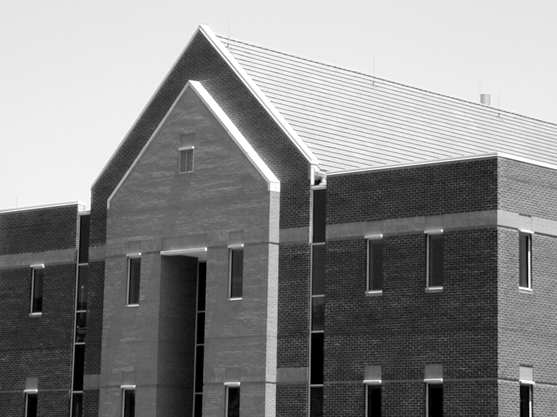
#> input picture lab9/dom.png, 557 x 417 px
$ jupyter execute 09_Canny_HW.ipynb
#> lines starting #> are read from the running program, lines starting #| are printed output that depends on the picture
## Zadanie domowe - Algorytm Canny'ego

Celem zadania domowego jest wykonanie pełnej implementacji algorytmu Canny'ego.

W ramach ćwiczenia w trakcie laboratorium wyznaczono obrazy $g_{NH}$ i $g_{NL}$.
Dla przypomnienia:
Można powiedzieć, że na obrazie $g_{NH}$ są "pewne" krawędzie.
Natomiast na $g_{NL}$ "potencjalne".
Często krawędzie "pewne" nie są ciągłe.
Wykorzystuje się więc krawędzie "potencjalne", aby uzupełnić nieciągłości.
Procedura wygląda następująco:
1. Stwórz stos zawierający wszystkie piksele zaznaczone na obrazie $g_{NH}$.
W tym celu wykorzystaj listę współrzędnych `[row, col]`.
Do pobrania elementu z początku służy metoda `list.pop()`.
Do dodania elementu na koniec listy służy metoda `list.append(new)`.
2. Stwórz obraz, który będzie zawierał informację czy dany piksel został już odwiedzony.
3. Stwórz obraz, który zawierać będzie wynikowe krawędzie.
Jej rozmiar jest równy rozmiarowi obrazu.
4. Wykonaj pętlę, która będzie pobierać elementy z listy, dopóki ta nie będzie pusta.
W tym celu najlepiej sprawdzi się pętla `while`.
    - W każdej iteracji pobierz element ze stosu.
    - Sprawdź, czy dany element został już odwiedzony.
    - Jeśli nie został, to:
        - Oznacz go jako odwiedzony,
        - Oznacz piksel jako krawędź w wyniku,
        - Sprawdź otoczenie piksela w obrazie $g_{NL}$,
        - Dodaj do stosu współrzędne otoczenia, które zawierają krawędź.
        Można to wykonać np. pętlą po stworzonym otoczeniu.
7. Wyświetl obraz oryginalny, obraz $g_{NH}$ oraz obraz wynikowy.
8. Porównaj wynik algorytmu z wynikiem OpenCV.

Pomocnicze obrazy $g_{NH}$ i $g_{NL}$ zostały wprowadzone dla uproszczenia opisu.
Algorytm można zaimplementować w bardziej "zwarty" sposób.

Na podstawie powyższego opisu zaimplementuj pełny algorytm Canny'ego.

[cell 1]
import cv2
from matplotlib import pyplot as plt
import numpy as np
import math
import os

if not os.path.exists("dom.png") :
    !wget https://raw.githubusercontent.com/vision-agh/poc_sw/master/09_Canny/dom.png --no-check-certificate

[cell 2]
def my_canny(image, t_low, t_high):

    image_filtered = cv2.GaussianBlur(image, (5, 5), 0)

    Sobel1 = np.array([[-1, 0, 1], [-2, 0, 2], [-1, 0, 1]])
    Sobel2 = np.array([[1, 2, 1], [0, 0, 0], [-1, -2, -1]])

    Gx = cv2.filter2D(image_filtered, -1, Sobel1)
    Gy = cv2.filter2D(image_filtered, -1, Sobel2)

    M = np.sqrt(Gx**2+Gy**2)

    alpha_rad = np.arctan2(Gy, Gx)
    alpha_deg = alpha_rad*180/np.pi
    alpha_deg[alpha_deg < 0] += 180

    directions = np.zeros(shape=image.shape)

    for i in range(image.shape[0]):
        for j in range(image.shape[1]):
            if (0 <= alpha_deg[i,j] < 22.5) or (157.5 <= alpha_deg[i,j] <= 180):
                directions[i, j] = 0
            elif (22.5 <= alpha_deg[i,j] < 67.5):
                directions[i, j] = 45
            elif (67.5 <= alpha_deg[i,j] < 112.5):
                directions[i, j] = 90
            elif (112.5 <= alpha_deg[i,j] < 157.5):
                directions[i, j] = 135

    gN = nonmax(directions, M)
    gNh = gN >= t_high
    gNl = np.where(np.logical_and(t_high > gN, gN >= t_low), 1, 0)

    stack = []
    for i in range(1, image.shape[0]-1):
        for j in range(1, image.shape[1]-1):
            if gNh[i, j] == 1:
                stack.append([i, j])

    visited = np.zeros(shape=image.shape)
    result_edges = np.zeros(shape=image.shape)
    while stack:
        i, j = stack.pop()
        if visited[i, j] == 0:
            visited[i, j] = 1
            result_edges[i, j] = 1
            for x in range(i-1, i+2):
                for y in range(j-1, j+2):
                    if gNl[x, y] == 1:
                        stack.append([x, y])
    return gNl, gNh, result_edges

[cell 3]
def nonmax(directions, M):
    gN = np.zeros(shape=directions.shape)
    for i in range(1, directions.shape[0]-1):
        for j in range(1, directions.shape[1]-1):
            if(directions[i, j] == 0):
                if(M[i, j-1] > M[i, j] or M[i, j+1] > M[i, j]):
                    gN[i, j] = 0
                else:
                    gN[i, j] = M[i, j]
            elif(directions[i, j] == 45):
                if(M[i+1, j+1] > M[i, j] or M[i-1, j-1] > M[i, j]):
                    gN[i, j] = 0
                else:
                    gN[i, j] = M[i, j]
            elif(directions[i, j] == 90):
                if(M[i-1, j] > M[i, j] or M[i+1, j] > M[i, j]):
                    gN[i, j] = 0
                else:
                    gN[i, j] = M[i, j]
            elif(directions[i, j] == 135):
                if(M[i+1, j-1] > M[i, j] or M[i-1, j+1] > M[i, j]):
                    gN[i, j] = 0
                else:
                    gN[i, j] = M[i, j]
    return gN

[cell 4]
house = cv2.imread('dom.png', cv2.IMREAD_GRAYSCALE)
#> house is the input picture: shape (417, 557); min 0, max 255, mean 133.3
gNl, gNh, result = my_canny(house, 5, 10)
#> in my_canny, `Gx = cv2.filter2D(image_filtered, -1, Sobel1)`:
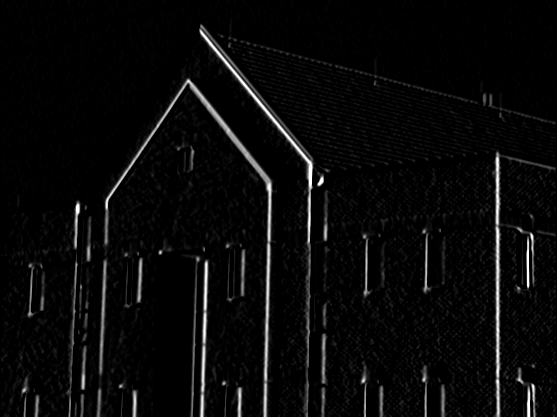
#> Gx: shape (417, 557); min 0, max 255, mean 9.5
#> in my_canny, `Gy = cv2.filter2D(image_filtered, -1, Sobel2)`:
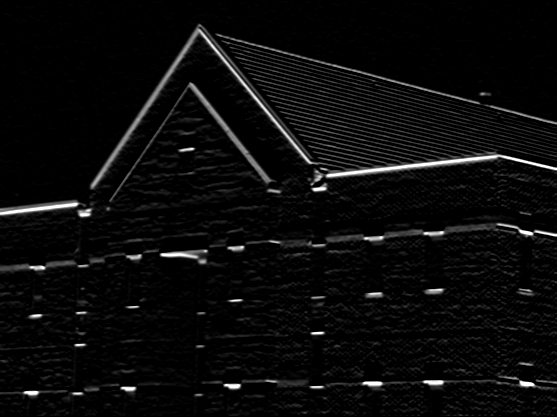
#> Gy: shape (417, 557); min 0, max 255, mean 11
#> in my_canny, `M = np.sqrt(Gx**2+Gy**2)`:
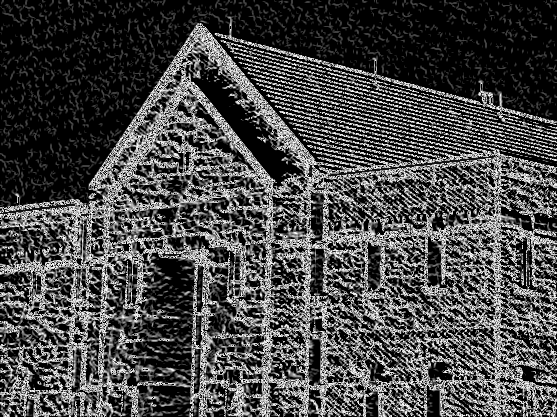
#> M: shape (417, 557) float16; min 0, max 15.81, mean 4.52; drawn with min black and max white
#> in my_canny, `alpha_rad = np.arctan2(Gy, Gx)`:
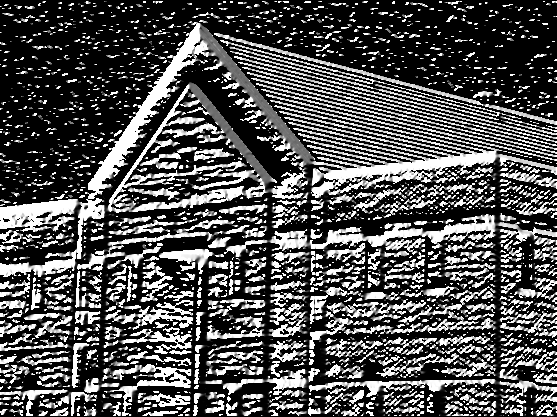
#> alpha_rad: shape (417, 557) float16; min 0, max 1.57, mean 0.505; drawn with min black and max white
#> after the loop in my_canny, `for i in range(image.shape[0]):`:
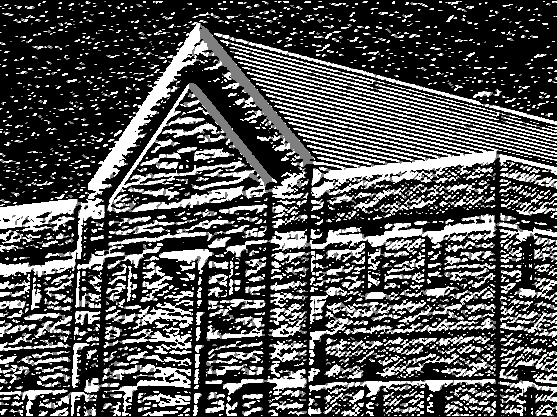
#> directions: shape (417, 557) float64; min 0, max 90, mean 29.4; drawn with min black and max white
#> after the loop in nonmax, `for i in range(1, directions.shape[0]-1):`:
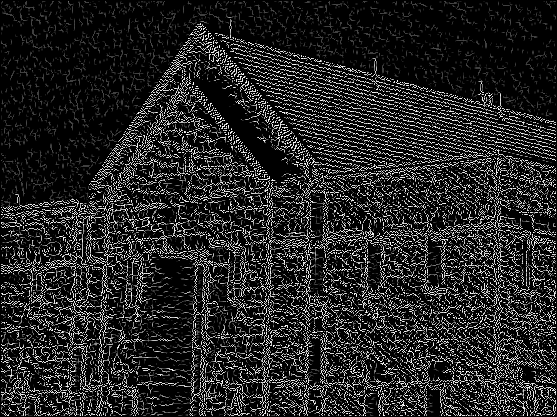
#> gN: shape (417, 557) float64; min 0, max 15.81, mean 2.33; drawn with min black and max white
#> in my_canny, `gNh = gN >= t_high`:
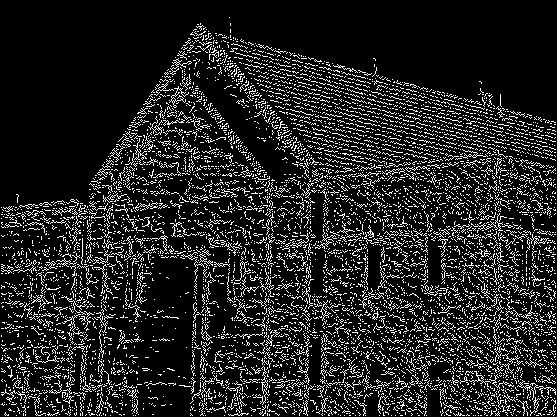
#> gNh: shape (417, 557) bool; 13.7% white in thin lines or dots
#> in my_canny, `gNl = np.where(np.logical_and(t_high > gN, gN >= t_low), 1, 0)`:
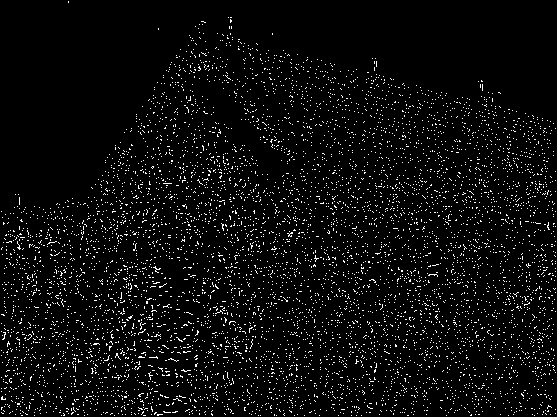
#> gNl: shape (417, 557) int64; values 0 (black) and 1 (white), 4.7% white in thin lines or dots
#> after the loop in my_canny, `while stack:`:
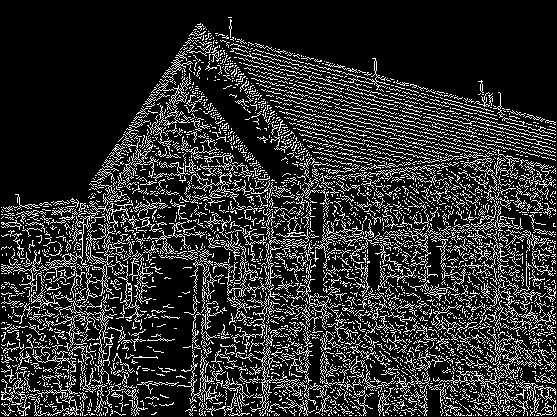
#> result_edges: shape (417, 557) float64; values 0 (black) and 1 (white), 17.7% white in thin lines or dots

plt.figure(figsize=(10, 8))
ax = plt.subplot(2, 2, 1)
ax.imshow(house, 'gray')
plt.xticks([]), plt.yticks([])
plt.title('Oryginalny obraz')

ax = plt.subplot(2, 2, 2)
ax.imshow(gNh, 'gray', vmin=0, vmax=1)
plt.xticks([]), plt.yticks([])
plt.title('Obraz gNh')

ax = plt.subplot(2, 2, 3)
ax.imshow(result, 'gray', vmin=0, vmax=1)
plt.xticks([]), plt.yticks([])
plt.title('Wynik pełnego algorytmu Cannego')

ax = plt.subplot(2, 2, 4)
ax.imshow(cv2.Canny(house, 2, 6, None, 3, 1), 'gray')
plt.xticks([]), plt.yticks([])
plt.title('Funkcja z biblioteki')

plt.show()
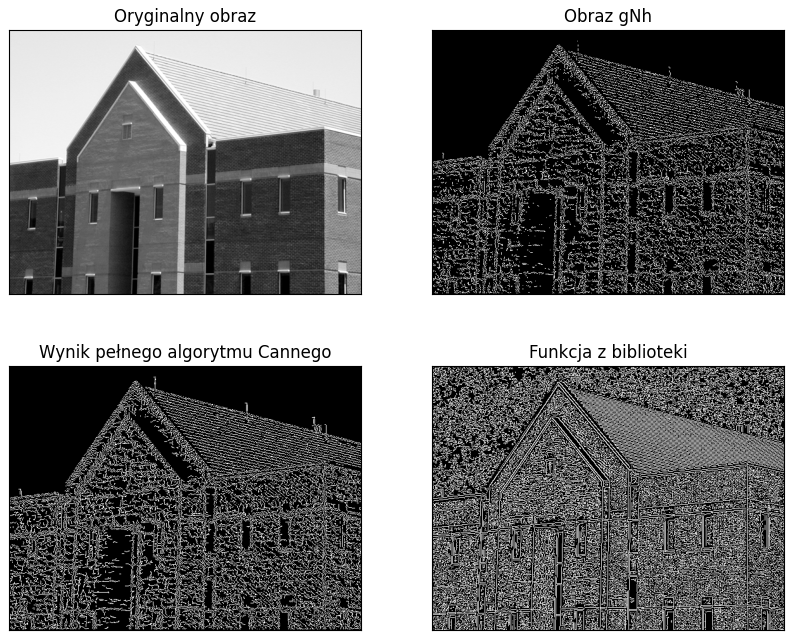
#> figure drawn by matplotlib, 4 panels
